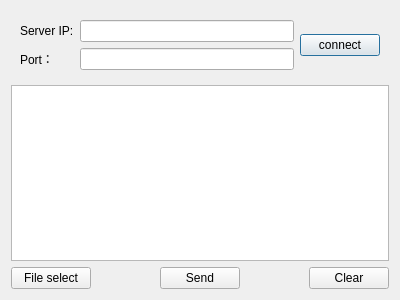
<?xml version="1.0" encoding="UTF-8"?>
<ui version="4.0">
 <class>ServerDialog</class>
 <widget class="QDialog" name="ServerDialog">
  <property name="geometry">
   <rect>
    <x>0</x>
    <y>0</y>
    <width>400</width>
    <height>300</height>
   </rect>
  </property>
  <property name="windowTitle">
   <string>Dialog</string>
  </property>
  <layout class="QVBoxLayout" name="verticalLayout">
   <item>
    <widget class="QWidget" name="widget" native="true">
     <layout class="QHBoxLayout" name="Layout_topArea">
      <item>
       <layout class="QGridLayout" name="gridLayout">
        <item row="0" column="0">
         <widget class="QLabel" name="label">
          <property name="text">
           <string>Server IP:</string>
          </property>
         </widget>
        </item>
        <item row="0" column="1">
         <widget class="QLineEdit" name="lineEdit_ip"/>
        </item>
        <item row="1" column="0">
         <widget class="QLabel" name="label_2">
          <property name="text">
           <string>Port：</string>
          </property>
         </widget>
        </item>
        <item row="1" column="1">
         <widget class="QLineEdit" name="lineEdit_port"/>
        </item>
       </layout>
      </item>
      <item>
       <widget class="QPushButton" name="pushButton_connect">
        <property name="text">
         <string>connect</string>
        </property>
       </widget>
      </item>
     </layout>
    </widget>
   </item>
   <item>
    <widget class="QTextEdit" name="textEdit"/>
   </item>
   <item>
    <layout class="QHBoxLayout" name="horizontalLayout">
     <item>
      <widget class="QPushButton" name="pushButton_fileSelect">
       <property name="text">
        <string>File select</string>
       </property>
      </widget>
     </item>
     <item>
      <spacer name="horizontalSpacer">
       <property name="orientation">
        <enum>Qt::Horizontal</enum>
       </property>
       <property name="sizeHint" stdset="0">
        <size>
         <width>40</width>
         <height>20</height>
        </size>
       </property>
      </spacer>
     </item>
     <item>
      <widget class="QPushButton" name="pushButton_send">
       <property name="text">
        <string>Send</string>
       </property>
      </widget>
     </item>
     <item>
      <spacer name="horizontalSpacer_2">
       <property name="orientation">
        <enum>Qt::Horizontal</enum>
       </property>
       <property name="sizeHint" stdset="0">
        <size>
         <width>40</width>
         <height>20</height>
        </size>
       </property>
      </spacer>
     </item>
     <item>
      <widget class="QPushButton" name="pushButton_Clear">
       <property name="text">
        <string>Clear</string>
       </property>
      </widget>
     </item>
    </layout>
   </item>
  </layout>
 </widget>
 <resources/>
 <connections/>
</ui>
